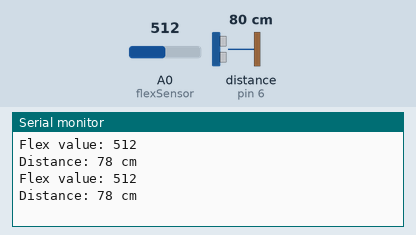
A sketch run on a simulated Arduino Uno, built with avr-gcc and run on an emulated ATmega328P. On the bench: the last lines printed to the serial monitor. Wiring (inferred from the names in the program): ultrasonic range finder: trigger pin 7; echo pin 6. The test bench sets the inputs (shaded band); at power-on: distance to the obstacle (sensor on pin 6) 80 cm, A0 (flexSensor) = 512. The echo pulse lasts 58.3 µs per cm.

Above: at 1.8 s.
1.9 s: distance to the obstacle (sensor on pin 6) set to 2 cm
At 2.4 s:
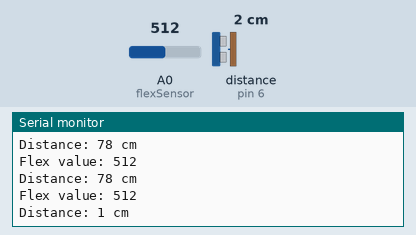
3.4 s: A0 (flexSensor) set to 716
At 4.7 s:
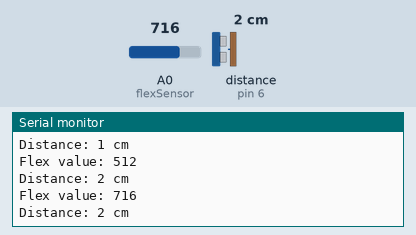
4.9 s: distance to the obstacle (sensor on pin 6) set to 4 cm
At 5.8 s:
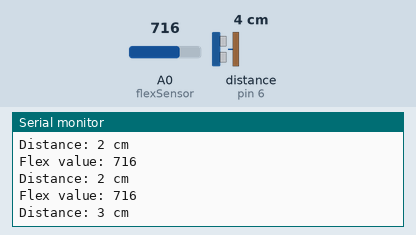
6.4 s: A0 (flexSensor) set to 900
At 7.7 s:
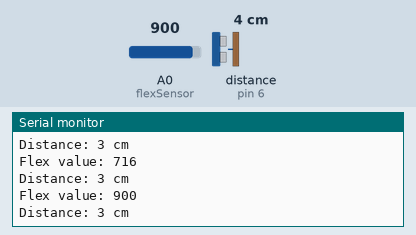
Timing chart, 0 to 8.9 s (numbered marks = the images above; inputs shaded):
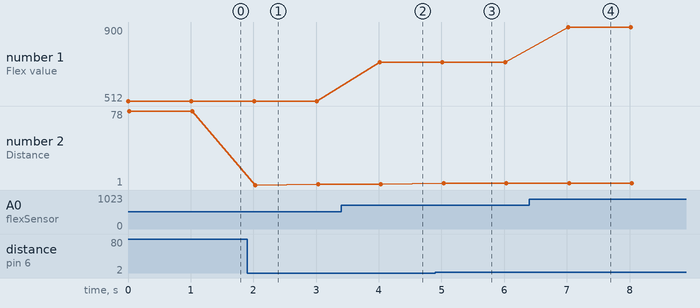

Measured:
- after the input at 1.9 s, the serial monitor: prints a new line after 0.13 s (image 1)
- after the input at 3.4 s, the serial monitor: prints a new line after 0.61 s (image 2)
- after the input at 4.9 s, the serial monitor: prints a new line after 0.13 s (image 3)
- after the input at 6.4 s, the serial monitor: prints a new line after 0.62 s (image 4)
- plotted number 1: 512 → 716 after the input at 3.4 s, 716 → 900 after the input at 6.4 s
- plotted number 2: 78 → 2 after the input at 1.9 s, 2 → 3 after the input at 4.9 s

The sketch:

Main.ino
```cpp
int flexData;
int flexSensor = A0;

int echoPin = 6;
int triggerPin = 7;

int flexCount = 0;
int ultrasonicCount = 0;
void setup() {
    Serial.begin(9600);
    pinMode(flexSensor, INPUT);
    pinMode(echoPin, INPUT);
    pinMode(triggerPin, OUTPUT);
}

void loop() {
    // Flex sensor
    flexData = analogRead(flexSensor);
    Serial.print("Flex value: ");
    Serial.print(flexData);
    Serial.println("");

    // Ultrasonic sensor
    digitalWrite(triggerPin, LOW);
    delayMicroseconds(2);
    digitalWrite(triggerPin, HIGH);
    delayMicroseconds(10);
    digitalWrite(triggerPin, LOW);

    long duration = pulseIn(echoPin, HIGH);
    int dist1 = duration * 0.034 / 2;
    int dist2 = duration * 0.034 / 2;
    Serial.print("Distance: ");
    Serial.print(dist1);
    Serial.println(" cm");

    // GOOD POSTURE
    // Flex sensor : A constant flex measured at relaxed position of sensor
    // with an error of + - 20% is allowed.
    int idealFlex = 145;  // varies due to erroneous sensor
    int allowedFlexError = (20 * idealFlex) / 100;
    if (abs(idealFlex - flexData) > allowedFlexError) flexCount++;
    if (flexCount == 20) {
        flexCount = 0;
        // bluetooth, notify the user
    }

    // Ultrasonic sensor : We use 2 ultrasonic sensors (placed diagonally) and
    // measure the distance on both. This checks if the user's back is parallel
    // to the chair
    int idealDifference = 0;
    int allowedDifference = 10;
    if (abs(dist1 - dist2) > allowedDifference) ultrasonicCount++;
    if (ultrasonicCount == 20) {
        ultrasonicCount = 0;
        // bluetooth, notify the user
    }
    Serial.println("");
    delay(1000);
}
```
